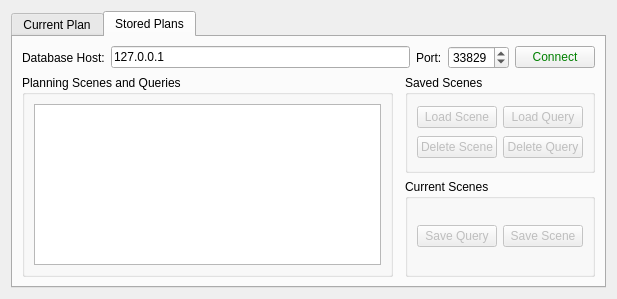
<?xml version="1.0" encoding="UTF-8"?>
<ui version="4.0">
 <class>MotionPlanningFrame</class>
 <widget class="QWidget" name="MotionPlanningFrame">
  <property name="geometry">
   <rect>
    <x>0</x>
    <y>0</y>
    <width>617</width>
    <height>299</height>
   </rect>
  </property>
  <property name="windowTitle">
   <string>Form</string>
  </property>
  <layout class="QGridLayout" name="gridLayout_2">
   <item row="1" column="0">
    <widget class="QTabWidget" name="tabWidget">
     <property name="sizePolicy">
      <sizepolicy hsizetype="Expanding" vsizetype="Expanding">
       <horstretch>0</horstretch>
       <verstretch>0</verstretch>
      </sizepolicy>
     </property>
     <property name="autoFillBackground">
      <bool>false</bool>
     </property>
     <property name="currentIndex">
      <number>1</number>
     </property>
     <widget class="QWidget" name="current_plan">
      <attribute name="title">
       <string>Current Plan</string>
      </attribute>
      <layout class="QGridLayout" name="gridLayout">
       <item row="0" column="0" colspan="2">
        <layout class="QGridLayout" name="gridLayout_4">
         <item row="1" column="0" alignment="Qt::AlignTop">
          <widget class="QLabel" name="label_5">
           <property name="text">
            <string>Planning Algorithm:</string>
           </property>
          </widget>
         </item>
         <item row="2" column="0">
          <widget class="QCheckBox" name="allow_replanning">
           <property name="text">
            <string>Allow Replanning</string>
           </property>
           <property name="checked">
            <bool>true</bool>
           </property>
          </widget>
         </item>
         <item row="0" column="0" colspan="2" alignment="Qt::AlignTop">
          <widget class="QLabel" name="library_label">
           <property name="text">
            <string>Planning Library Name</string>
           </property>
          </widget>
         </item>
         <item row="1" column="1" alignment="Qt::AlignTop">
          <widget class="QComboBox" name="planning_algorithm_combo_box"/>
         </item>
         <item row="2" column="1">
          <widget class="QCheckBox" name="allow_looking">
           <property name="text">
            <string>Allow Sensor Positioning</string>
           </property>
           <property name="checked">
            <bool>true</bool>
           </property>
          </widget>
         </item>
        </layout>
       </item>
       <item row="1" column="0">
        <layout class="QVBoxLayout" name="verticalLayout_4">
         <item>
          <widget class="QPushButton" name="plan_button">
           <property name="text">
            <string>Plan</string>
           </property>
          </widget>
         </item>
         <item>
          <widget class="QPushButton" name="execute_button">
           <property name="enabled">
            <bool>false</bool>
           </property>
           <property name="text">
            <string>Execute</string>
           </property>
          </widget>
         </item>
         <item>
          <widget class="QPushButton" name="plan_and_execute_button">
           <property name="text">
            <string>Plan and Execute</string>
           </property>
          </widget>
         </item>
        </layout>
       </item>
       <item row="1" column="1">
        <layout class="QVBoxLayout" name="verticalLayout_3">
         <item>
          <widget class="QPushButton" name="set_random_states_button">
           <property name="text">
            <string>Set Random</string>
           </property>
          </widget>
         </item>
         <item>
          <widget class="QPushButton" name="set_start_to_current_button">
           <property name="text">
            <string>Set Start To Current</string>
           </property>
          </widget>
         </item>
         <item>
          <widget class="QPushButton" name="set_goal_to_current_button">
           <property name="text">
            <string>Set Goal To Current</string>
           </property>
          </widget>
         </item>
        </layout>
       </item>
      </layout>
     </widget>
     <widget class="QWidget" name="stored_plans">
      <attribute name="title">
       <string>Stored Plans</string>
      </attribute>
      <layout class="QGridLayout" name="gridLayout_3">
       <item row="0" column="0" colspan="3">
        <layout class="QHBoxLayout" name="horizontalLayout">
         <item>
          <widget class="QLabel" name="label_2">
           <property name="text">
            <string>Database Host:</string>
           </property>
          </widget>
         </item>
         <item>
          <widget class="QLineEdit" name="database_host">
           <property name="text">
            <string>127.0.0.1</string>
           </property>
          </widget>
         </item>
         <item>
          <widget class="QLabel" name="label_3">
           <property name="text">
            <string>Port:</string>
           </property>
          </widget>
         </item>
         <item>
          <widget class="QSpinBox" name="database_port">
           <property name="maximum">
            <number>65535</number>
           </property>
           <property name="value">
            <number>33829</number>
           </property>
          </widget>
         </item>
         <item>
          <widget class="QPushButton" name="database_connect_button">
           <property name="styleSheet">
            <string notr="true">color:green</string>
           </property>
           <property name="text">
            <string>Connect</string>
           </property>
           <property name="checkable">
            <bool>false</bool>
           </property>
           <property name="checked">
            <bool>false</bool>
           </property>
           <property name="default">
            <bool>false</bool>
           </property>
           <property name="flat">
            <bool>false</bool>
           </property>
          </widget>
         </item>
        </layout>
       </item>
       <item row="2" column="0">
        <layout class="QVBoxLayout" name="verticalLayout">
         <item>
          <widget class="QGroupBox" name="groupBox_3">
           <property name="title">
            <string>Planning Scenes and Queries</string>
           </property>
           <layout class="QVBoxLayout" name="verticalLayout_7">
            <item>
             <widget class="QTreeWidget" name="planning_scene_tree">
              <property name="cursor" stdset="0">
               <cursorShape>PointingHandCursor</cursorShape>
              </property>
              <property name="headerHidden">
               <bool>true</bool>
              </property>
              <property name="columnCount">
               <number>1</number>
              </property>
              <column>
               <property name="text">
                <string>1</string>
               </property>
              </column>
             </widget>
            </item>
           </layout>
          </widget>
         </item>
        </layout>
       </item>
       <item row="2" column="2">
        <layout class="QVBoxLayout" name="verticalLayout_2">
         <item>
          <widget class="QGroupBox" name="groupBox">
           <property name="title">
            <string>Saved Scenes</string>
           </property>
           <layout class="QGridLayout" name="gridLayout_5">
            <item row="0" column="0">
             <widget class="QPushButton" name="load_scene_button">
              <property name="enabled">
               <bool>false</bool>
              </property>
              <property name="text">
               <string>Load Scene</string>
              </property>
             </widget>
            </item>
            <item row="0" column="1">
             <widget class="QPushButton" name="load_query_button">
              <property name="enabled">
               <bool>false</bool>
              </property>
              <property name="text">
               <string>Load Query</string>
              </property>
             </widget>
            </item>
            <item row="1" column="0">
             <widget class="QPushButton" name="delete_scene_button">
              <property name="enabled">
               <bool>false</bool>
              </property>
              <property name="text">
               <string>Delete Scene</string>
              </property>
             </widget>
            </item>
            <item row="1" column="1">
             <widget class="QPushButton" name="delete_query_button">
              <property name="enabled">
               <bool>false</bool>
              </property>
              <property name="text">
               <string>Delete Query</string>
              </property>
             </widget>
            </item>
           </layout>
          </widget>
         </item>
         <item>
          <widget class="QGroupBox" name="groupBox_2">
           <property name="title">
            <string>Current Scenes</string>
           </property>
           <layout class="QHBoxLayout" name="horizontalLayout_2">
            <item>
             <widget class="QPushButton" name="save_query_button">
              <property name="enabled">
               <bool>false</bool>
              </property>
              <property name="text">
               <string>Save Query</string>
              </property>
             </widget>
            </item>
            <item>
             <widget class="QPushButton" name="save_scene_button">
              <property name="enabled">
               <bool>false</bool>
              </property>
              <property name="text">
               <string>Save Scene</string>
              </property>
             </widget>
            </item>
           </layout>
          </widget>
         </item>
        </layout>
       </item>
      </layout>
     </widget>
    </widget>
   </item>
  </layout>
 </widget>
 <resources/>
 <connections/>
</ui>
